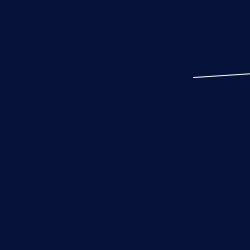
Frame 1 (no input)
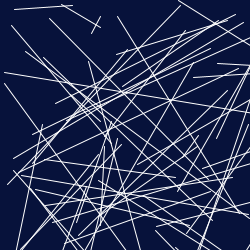
Frame 60 (the mouse pressed at the canvas centre just before this capture)
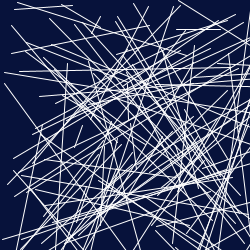
Frame 120 (the mouse held since frame 60 and released just before this capture)

The Processing sketch that drew these frames (run headless with seeded random() and noise(); from frame 60 on, the mouse is pressed at the canvas centre):

// Processing sketch: processing_54861
// ── processing_54861.pde

void setup()
{
size(250,250);
//sets size of canva
stroke(255);
//sets stroke to white
smooth();
//smooth lines & shapes
background(7,18,59);
//background set to dark blue
frameRate(20);
//number of frames within 1 second
}
 
void draw(){
line ( random(300), random(300), random(300),random(300));
//draws random lines from points ranging (0-300,0-300,0-300,0-300)
 
 
}
